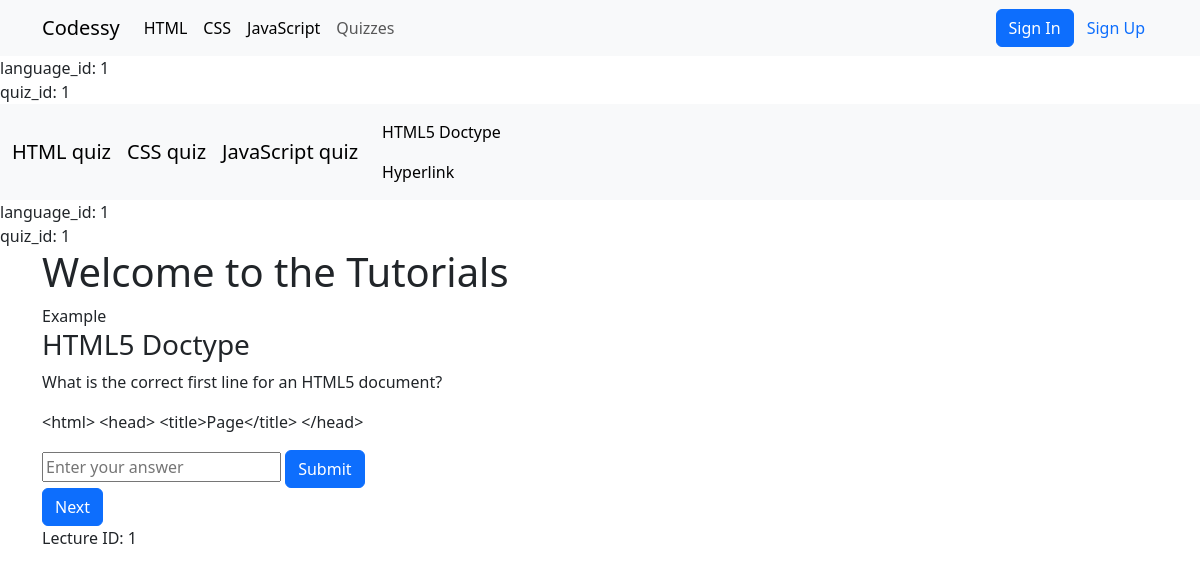
Screenshot of /quiz.php with the database file from the repository.
### tables this page shows
CREATE TABLE `programing_language` (
  `id` int(11) NOT NULL,
  `language_name` varchar(255) NOT NULL,
  `created_at` date NOT NULL
);

CREATE TABLE `quizzes` (
  `id` int(11) NOT NULL,
  `admin_id` int(11) NOT NULL,
  `language_id` int(11) NOT NULL,
  `lecture_id` int(11) NOT NULL,
  `quiz_title` varchar(255) NOT NULL,
  `quiz_content` text NOT NULL,
  `quiz_code` text NOT NULL,
  `quiz_answer` text NOT NULL,
  `created_at` date NOT NULL
);

### config.php (called while the page is built, shortened)
<?php
class Database {
    private $pdo;
    public function __construct() {
        try {
            $this->pdo = new PDO("mysql:host=" . DB_SERVER . ";dbname=" . DB_NAME, DB_USERNAME, DB_PASSWORD);
            $this->pdo->setAttribute(PDO::ATTR_ERRMODE, PDO::ERRMODE_EXCEPTION);
        } catch(PDOException $e) {
            die("ERROR: Could not connect. " . $e->getMessage());
        }
    }
    public function query($sql) {
        try {
            $stmt = $this->pdo->prepare($sql);
            $stmt->execute();
            return $stmt;
        } catch(PDOException $e) {
            return false;
        }
    }
}
$pdo = new Database();
?>

### quiz.php (the view, shortened to what this page needs)
<?php
require_once 'nav.php';
require_once 'config.php';
$id = $_GET['language_id'] ;
echo "language_id: " . htmlspecialchars($id) . "<br>";
if (!isset($quiz_id)) {
  $sql="SELECT id FROM quizzes WHERE language_id = " . intval($id) . " LIMIT 1";
  $result = $pdo->query($sql);
  $quiz_id = $result->fetchColumn();
}else{
$quiz_id = $_GET['quiz_id'] ;
}
echo "quiz_id: " . htmlspecialchars($quiz_id) . "<br>";
$current_quiz_id = isset($_GET['quiz_id']) ? intval($_GET['quiz_id']) : null;
$lecture_id = isset($_GET['lecture_id']) ? intval($_GET['lecture_id']) : null;
if ($current_quiz_id) {
    $sql = "SELECT quizzes.*, programing_language.language_name
            FROM quizzes
            JOIN programing_language ON quizzes.language_id = programing_language.id
            WHERE quizzes.id = " . $current_quiz_id . "
            AND quizzes.language_id = " . intval($id);
    if ($lecture_id) {
        $sql .= " AND quizzes.lecture_id = " . intval($lecture_id);
    }
    $result = $pdo->query($sql);
    $current_quiz = $result->fetch(PDO::FETCH_ASSOC);
} else {
    $sql = "SELECT quizzes.*, programing_language.language_name
            FROM quizzes
            JOIN programing_language ON quizzes.language_id = programing_language.id
            WHERE quizzes.language_id = " . intval($id);
    $sql .= " LIMIT 1";
    $result = $pdo->query($sql);
    $current_quiz = $result->fetch(PDO::FETCH_ASSOC);
    if ($current_quiz) {
        $current_quiz_id = $current_quiz['id'];
    }
}
?>
<!DOCTYPE html>
<html lang="en">
<head>
</head>
<body>
   <nav class="navbar navbar-expand-lg bg-body-tertiary">
  <div class="container-fluid">
    <?php
    $result = $pdo->query("SELECT * FROM programing_language");
    foreach ($result as $row) { ?>
        <a class="navbar-brand" href="quiz.php?language_id=<?php echo htmlspecialchars($row['id']); ?>"><?php echo htmlspecialchars($row['language_name']); ?> quiz</a>
    <?php } ?>
    <div class="collapse navbar-collapse" id="navbarNav">
      <ul class="navbar-nav">
        <li class="nav-item">
          <?php
          $sql = "SELECT * FROM quizzes WHERE language_id = " . intval($id);
          $result = $pdo->query($sql);
          foreach ($result as $row) { ?>
            <a class="nav-link active" aria-current="page" href="quiz.php?language_id=<?php echo htmlspecialchars($id); ?>&quiz_id=<?php echo htmlspecialchars($row['id']); ?><?php echo $lecture_id ? '&lecture_id=' . htmlspecialchars($lecture_id) : ''; ?>"><?php echo htmlspecialchars($row['quiz_title']); ?></a>
          <?php } ?>
        </li>
      </ul>
    </div>
  </div>
</nav>
<?php
$id = $_GET['language_id'] ;
$quiz_id = 0;
if (!isset($_GET['quiz_id'])) {
  $sql="SELECT id FROM quizzes WHERE language_id = " . intval($id) . " LIMIT 1";
  $result = $pdo->query($sql);
  $quiz_id = $result->fetchColumn();
}else{
  $quiz_id = $_GET['quiz_id'] ;
}
echo "language_id: " . htmlspecialchars($id) . "<br>";
echo "quiz_id: " . htmlspecialchars($quiz_id) . "<br>";
?>
<div class="container">
  <h1>Welcome to the Tutorials</h1>
    <div class="left">
        <div>
            <label for="">Example</label>
        </div>
    <?php
    if ($current_quiz) {
        $lecture_id = $current_quiz['lecture_id'];
        $quiz_title = $current_quiz['quiz_title'];
        $quiz_content = $current_quiz['quiz_content'];
        $quiz_code = $current_quiz['quiz_code'];
    ?>
        <h3><?php echo htmlspecialchars($quiz_title); ?></h3>
        <p><?php echo htmlspecialchars($quiz_content); ?></p>
        <p><?php echo htmlspecialchars($quiz_code); ?></p>
        <form action="quiz.php?quiz_id=<?php echo $current_quiz_id; ?>&language_id=<?php echo $id; ?>" method="post">
            <input type="text" name="answer" id="answer" placeholder="Enter your answer">
            <button type="submit" name="submit" class="btn btn-primary">Submit</button>
        </form>
       <form action="quiz.php" method="get">
            <button type="submit" name="next" class="btn btn-primary">Next</button>
        </form>
        <?php
        echo "Lecture ID: " . htmlspecialchars($lecture_id) . "<br>";
    } else {
        echo "No quiz found for this language.";
    }
    ?>
    </div>
</div>
</body>
</html>

### nav.php (shortened to what this page needs)
<?php
require_once 'config.php';
?>
<!DOCTYPE html>
<html lang="en">
<head>
        <link href="https://cdn.jsdelivr.net/npm/bootstrap@5.3.6/dist/css/bootstrap.min.css" rel="stylesheet">
        <link rel="stylesheet" href="https://cdn.jsdelivr.net/npm/bootstrap-icons@1.11.3/font/bootstrap-icons.css">
</head>
<body>
    <nav class="navbar navbar-expand-lg bg-body-tertiary">
  <div class="container">
    <a class="navbar-brand" href="#">Codessy</a>
    <div class=" collapse navbar-collapse" id="navbarSupportedContent">
      <ul class="navbar-nav me-auto mb-2 mb-lg-0">
      <?php
      $result = $pdo->query("SELECT * FROM programing_language");
      foreach ($result as $row) { ?>
        <li class="nav-item">
          <a class="nav-link active" aria-current="page" href="lectures.php?language_id=<?php echo htmlspecialchars($row['id']); ?>"><?php echo htmlspecialchars($row['language_name']); ?></a>
        </li>
      <?php }
      ?>
        <li class="nav-item">
          <a class="nav-link" href="quiz.php?language_id=<?php echo htmlspecialchars($row['id']); ?>">Quizzes</a>
        </li>
      </ul>
      <?php
      if(!isset($_SESSION['username']) ) { ?>
       <div class="d-flex" role="search">
        <a href="login.php" class="btn btn-primary">Sign In</a>
        <a href="sign_up.php" class="btn text-primary">Sign Up</a>
      </div>
      <?php } else if(isset($_SESSION['username'])) { ?>
         <div class="dropdown">
        <button class="btn btn-secondary dropdown-toggle rounded-pill" type="button" id="dropdownMenuButton" data-bs-toggle="dropdown" aria-expanded="false">
          <i class="bi bi-person"></i>
        </button>
        <ul class="dropdown-menu dropdown-menu-start" aria-labelledby="dropdownMenuButton">
          <li><a href=""><?php echo htmlspecialchars($session->userID); ?></a></li>
          <li><a class="dropdown-item" href="profile.php">Profile</a></li>
          <li><a class="dropdown-item" href="user_dashboard.php">Dashboard</a></li>
          <li><a class="dropdown-item" href="?logout">Logout</a></li>
        </ul>
      </div>
      <?php } ?>
    </div>
  </div>
</nav>
</body>
</html>

### rows the page displays
programing_language: language_name "HTML"
programing_language: language_name "CSS"
programing_language: language_name "JavaScript"
quizzes: id "1", quiz_title "HTML5 Doctype", quiz_content "What is the correct first line for an HTML5 document?", quiz_code "<html> <head> <title>Page</title> </head>", lecture "1"
quizzes: quiz_title "Hyperlink"

### other values shown
$id "1"
